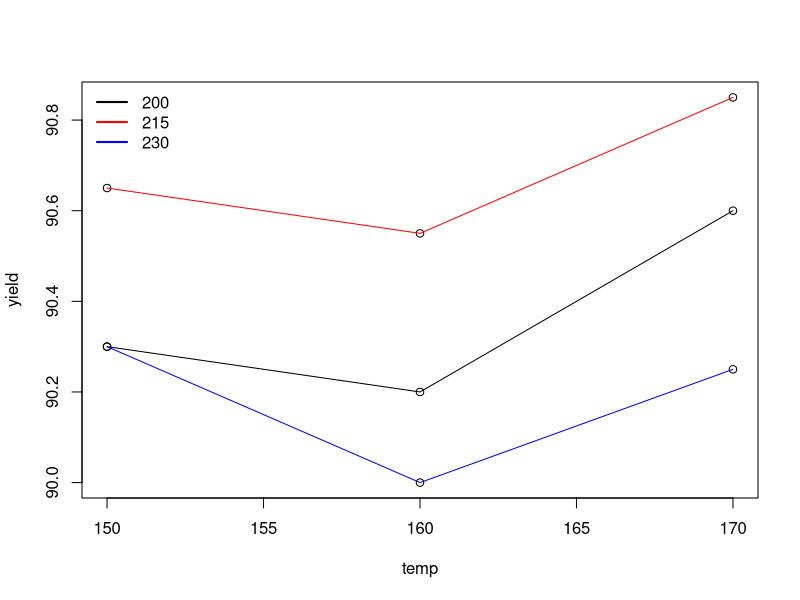

Recreate this plot in R.
## ---- chunk 1
knitr::opts_chunk$set(echo = TRUE)
## ---- chunk 2
options(contrasts = c('contr.sum', 'contr.poly'))
y = c(90.4, 90.2, 90.7, 90.6, 90.2, 90.4, 90.1, 90.3, 90.5, 
      90.6, 89.9, 90.1, 90.5, 90.7, 90.8, 90.9, 90.4, 90.1)
x = as.factor(c('00', '00', '01', '01', '02', '02', '10', '10', '11', 
                '11', '12', '12', '20', '20', '21', '21', '22', '22'))
## ---- chunk 3
model1 = lm(y ~ x)
anova(model1)
## ---- chunk 4
temp = as.factor(c(rep(150, 6), rep(160, 6), rep(170, 6)))
psig = as.factor(rep(c(rep(200, 2), rep(215, 2), rep(230, 2)), 3))

model2 = lm(y ~ temp + psig + temp * psig)
anova(model2)
## ---- chunk 5
#calculate mean for each 
hat = vector(length = 9)
calmean = function(m, v) {
  j = 1
  for (i in seq(from = 1, to = 17, by = 2)) {
    m[j] = (v[i] + v[i + 1]) / 2  
    j = j + 1
  }
  return(m)
}
hat = calmean(hat, y)

plot(x = c(rep(150, 3), rep(160, 3), rep(170, 3)), 
     y = hat,
     xlab = "temp", ylab = "yield")

clrs = c('black', 'red', 'blue')
for (i in 1:3) {
  lines(x = c(150, 160, 170), y = c(hat[i], hat[i + 3], hat[i + 6]), col = clrs[i])
}

legend("topleft",  bty='n', cex=1,
       legend = c("200", "215", "230"),
        col = c('black', 'red', 'blue'),
       lty=c(1, 1), lwd=c(2,2),
       text.width = 1
)
